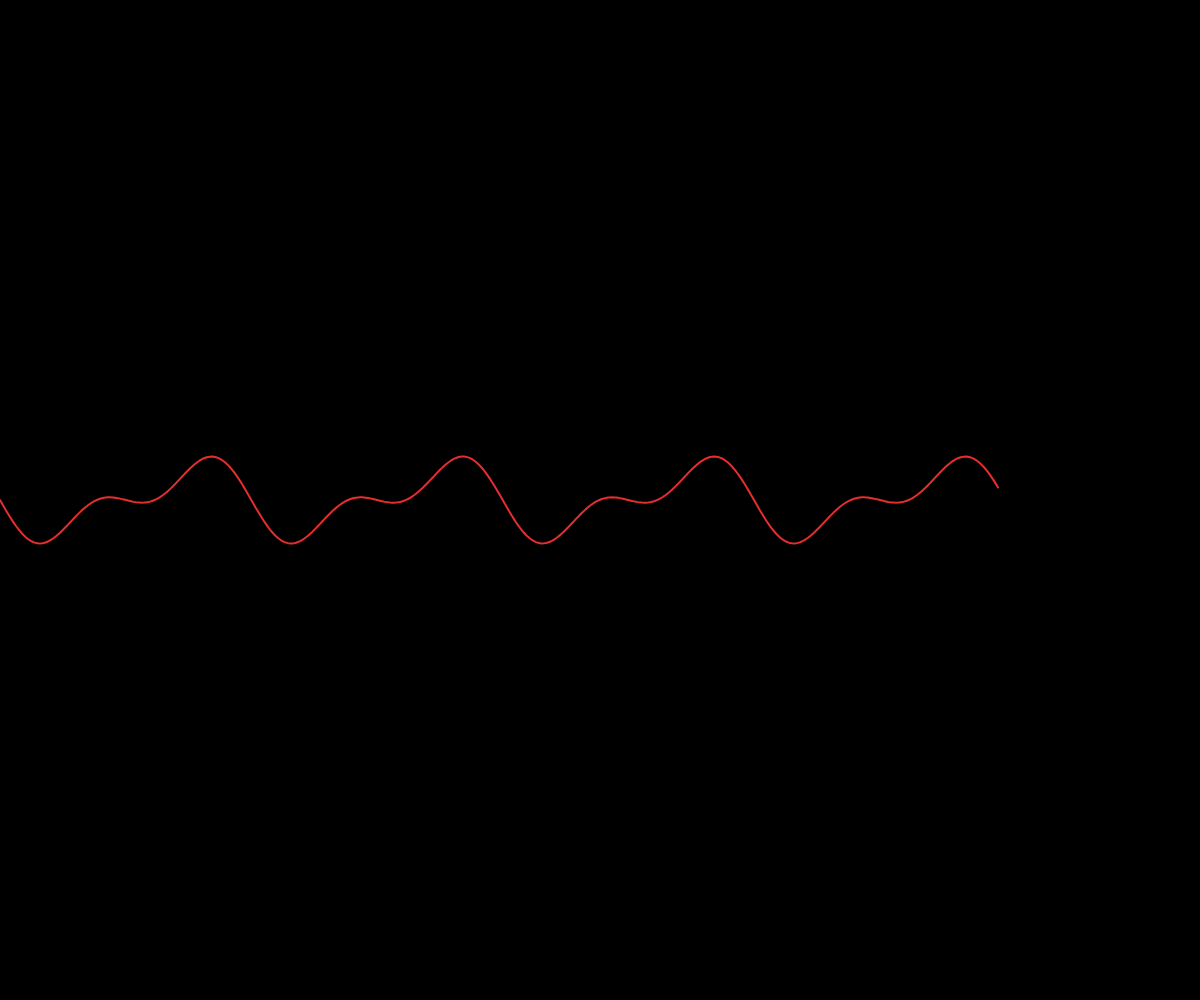
Frame 1 (no input)
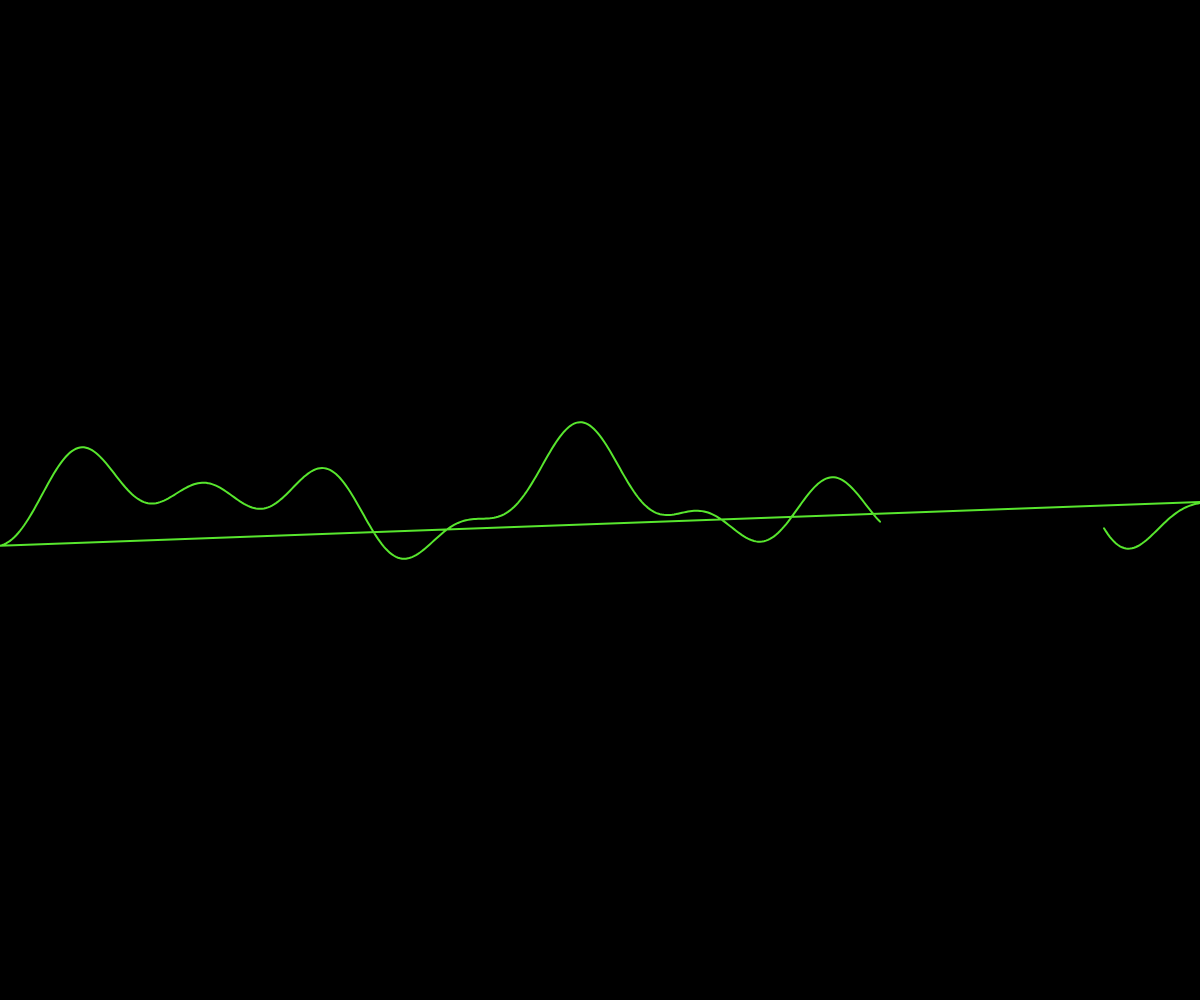
Frame 60 (no input)
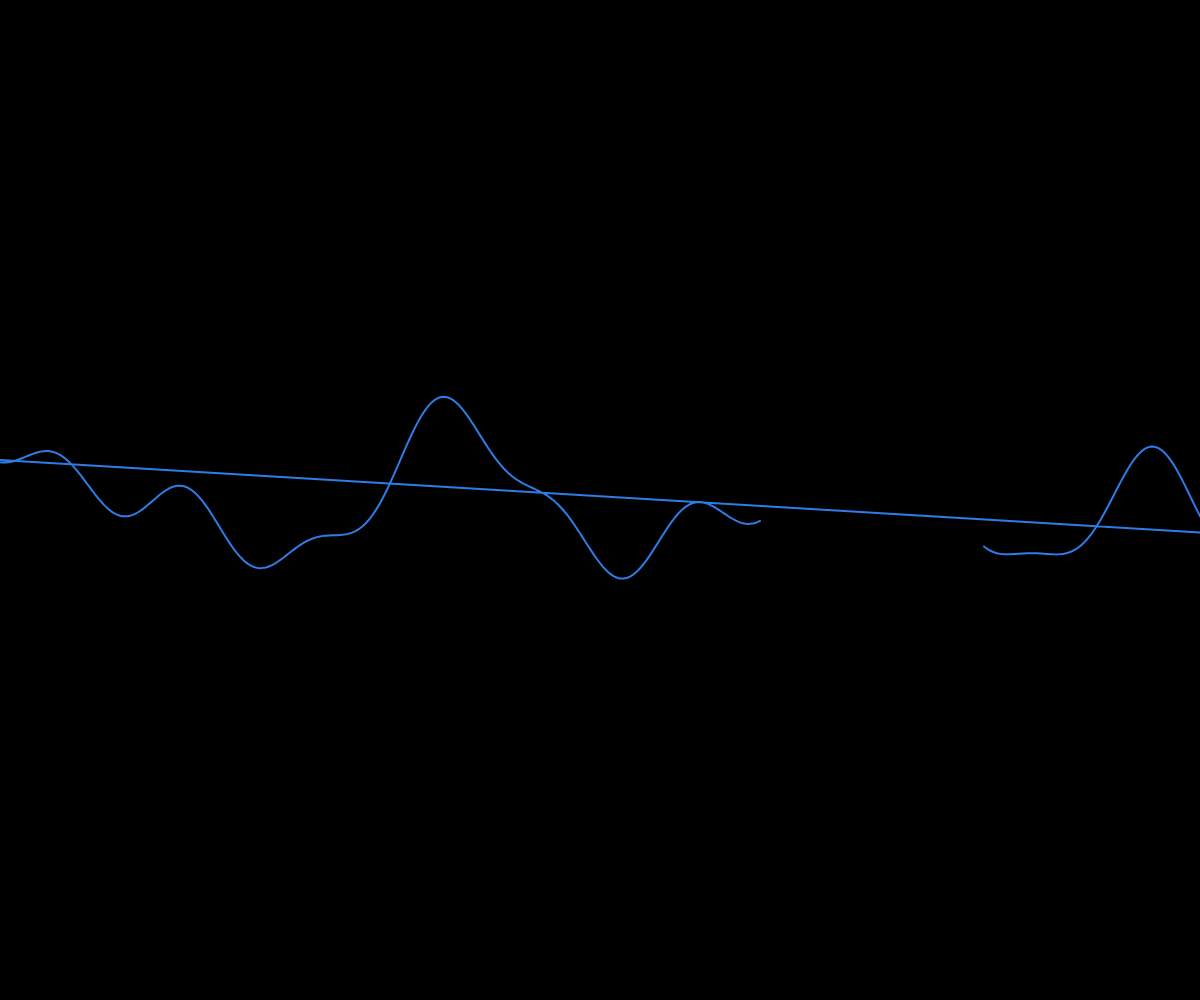
Frame 120 (the mouse pressed at the canvas centre since frame 60)

The p5.js sketch that drew these frames (run headless with seeded random() and noise() and a simulated clock; from frame 60 on, the mouse is pressed at the canvas centre):

// p5.js sketch
// ── sketch.js
let trace = [];
let time = 0;

function setup() {
  createCanvas(windowWidth, windowHeight);
  colorMode(HSB, 100);
  
  // Initialize the trace with a few hundred points
  for (let i = 0; i < 500; i++) {
    trace.push({
      x: i * 2,
      y: height / 2 + sin(i * 0.05 + time * 0.01) * 30,
      age: i
    });
  }
}

function draw() {
  background(0);
  
  // Draw the glowing trace
  strokeWeight(2);
  noFill();
  
  // Create a dynamic color that pulses
  let hue = (time * 0.5) % 100;
  stroke(hue, 80, 90);
  
  beginShape();
  for (let i = 0; i < trace.length; i++) {
    let p = trace[i];
    
    // Add some chaotic movement to the trace
    let offset = sin(p.age * 0.1 + time * 0.02) * 20;
    vertex(p.x, p.y + offset);
  }
  endShape();
  
  // Update the trace positions
  for (let i = 0; i < trace.length; i++) {
    trace[i].x -= 2; // Move from left to right
    
    // Reset points that go off screen
    if (trace[i].x < -10) {
      trace[i].x = width + 10;
      trace[i].y = height / 2 + sin(trace[i].age * 0.05 + time * 0.01) * 30;
    }
    
    // Add some variation to the y position
    trace[i].y += sin(trace[i].age * 0.03 + time * 0.01) * 0.5;
  }
  
  time++;
}

function windowResized() {
  resizeCanvas(windowWidth, windowHeight);
}
